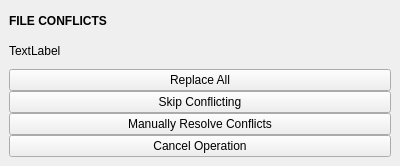
<?xml version="1.0" encoding="UTF-8"?>
<ui version="4.0">
 <class>FileTransferJobWidget</class>
 <widget class="QWidget" name="FileTransferJobWidget">
  <property name="geometry">
   <rect>
    <x>0</x>
    <y>0</y>
    <width>400</width>
    <height>166</height>
   </rect>
  </property>
  <property name="windowTitle">
   <string>Form</string>
  </property>
  <layout class="QVBoxLayout" name="verticalLayout">
   <property name="spacing">
    <number>0</number>
   </property>
   <property name="leftMargin">
    <number>0</number>
   </property>
   <property name="topMargin">
    <number>0</number>
   </property>
   <property name="rightMargin">
    <number>0</number>
   </property>
   <property name="bottomMargin">
    <number>0</number>
   </property>
   <item>
    <widget class="tStackedWidget" name="stackedWidget">
     <property name="currentIndex">
      <number>1</number>
     </property>
     <widget class="QWidget" name="progressPage">
      <layout class="QVBoxLayout" name="verticalLayout_2">
       <item>
        <widget class="QLabel" name="operationLabel">
         <property name="font">
          <font>
           <weight>75</weight>
           <bold>true</bold>
          </font>
         </property>
         <property name="text">
          <string notr="true">COPYING</string>
         </property>
        </widget>
       </item>
       <item>
        <widget class="QLabel" name="statusLabel">
         <property name="text">
          <string notr="true">Counting files...</string>
         </property>
         <property name="wordWrap">
          <bool>true</bool>
         </property>
        </widget>
       </item>
       <item>
        <layout class="QHBoxLayout" name="horizontalLayout">
         <item>
          <widget class="QProgressBar" name="progressBar">
           <property name="value">
            <number>24</number>
           </property>
          </widget>
         </item>
         <item>
          <widget class="QToolButton" name="cancelButton">
           <property name="text">
            <string/>
           </property>
           <property name="icon">
            <iconset theme="dialog-cancel"/>
           </property>
          </widget>
         </item>
        </layout>
       </item>
      </layout>
     </widget>
     <widget class="QWidget" name="conflictResolutionPage">
      <layout class="QVBoxLayout" name="verticalLayout_3">
       <item>
        <widget class="QLabel" name="label">
         <property name="font">
          <font>
           <weight>75</weight>
           <bold>true</bold>
          </font>
         </property>
         <property name="text">
          <string>FILE CONFLICTS</string>
         </property>
        </widget>
       </item>
       <item>
        <widget class="QLabel" name="conflictDescriptionLabel">
         <property name="text">
          <string notr="true">TextLabel</string>
         </property>
         <property name="wordWrap">
          <bool>true</bool>
         </property>
        </widget>
       </item>
       <item>
        <layout class="QVBoxLayout" name="verticalLayout_4">
         <property name="spacing">
          <number>0</number>
         </property>
         <item>
          <widget class="QPushButton" name="replaceAllConflictsButton">
           <property name="text">
            <string>Replace All</string>
           </property>
          </widget>
         </item>
         <item>
          <widget class="QPushButton" name="skipAllConflictsButton">
           <property name="text">
            <string>Skip Conflicting</string>
           </property>
          </widget>
         </item>
         <item>
          <widget class="QPushButton" name="pushButton_3">
           <property name="text">
            <string>Manually Resolve Conflicts</string>
           </property>
          </widget>
         </item>
         <item>
          <widget class="QPushButton" name="cancelConflictsButton">
           <property name="text">
            <string>Cancel Operation</string>
           </property>
          </widget>
         </item>
        </layout>
       </item>
      </layout>
     </widget>
    </widget>
   </item>
  </layout>
 </widget>
 <customwidgets>
  <customwidget>
   <class>tStackedWidget</class>
   <extends>QStackedWidget</extends>
   <header location="global">tstackedwidget.h</header>
   <container>1</container>
   <slots>
    <signal>switchingFrame(int)</signal>
   </slots>
  </customwidget>
 </customwidgets>
 <resources/>
 <connections/>
</ui>
